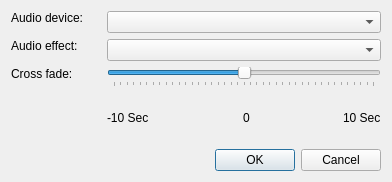
<?xml version="1.0" encoding="UTF-8"?>
<ui version="4.0">
 <class>Dialog</class>
 <widget class="QDialog" name="Dialog">
  <property name="geometry">
   <rect>
    <x>0</x>
    <y>0</y>
    <width>392</width>
    <height>182</height>
   </rect>
  </property>
  <property name="windowTitle">
   <string>Dialog</string>
  </property>
  <layout class="QVBoxLayout" name="verticalLayout">
   <item>
    <layout class="QHBoxLayout">
     <item>
      <widget class="QLabel" name="label">
       <property name="sizePolicy">
        <sizepolicy hsizetype="Maximum" vsizetype="Preferred">
         <horstretch>0</horstretch>
         <verstretch>0</verstretch>
        </sizepolicy>
       </property>
       <property name="minimumSize">
        <size>
         <width>90</width>
         <height>0</height>
        </size>
       </property>
       <property name="text">
        <string>Audio device:</string>
       </property>
       <property name="alignment">
        <set>Qt::AlignmentFlag::AlignLeading|Qt::AlignmentFlag::AlignLeft|Qt::AlignmentFlag::AlignTop</set>
       </property>
      </widget>
     </item>
     <item>
      <widget class="QComboBox" name="deviceCombo">
       <property name="sizePolicy">
        <sizepolicy hsizetype="Minimum" vsizetype="Fixed">
         <horstretch>0</horstretch>
         <verstretch>0</verstretch>
        </sizepolicy>
       </property>
      </widget>
     </item>
    </layout>
   </item>
   <item>
    <layout class="QHBoxLayout">
     <item>
      <widget class="QLabel" name="label_6">
       <property name="sizePolicy">
        <sizepolicy hsizetype="Maximum" vsizetype="Preferred">
         <horstretch>0</horstretch>
         <verstretch>0</verstretch>
        </sizepolicy>
       </property>
       <property name="minimumSize">
        <size>
         <width>90</width>
         <height>0</height>
        </size>
       </property>
       <property name="text">
        <string>Audio effect:</string>
       </property>
       <property name="alignment">
        <set>Qt::AlignmentFlag::AlignLeading|Qt::AlignmentFlag::AlignLeft|Qt::AlignmentFlag::AlignTop</set>
       </property>
      </widget>
     </item>
     <item>
      <widget class="QComboBox" name="audioEffectsCombo">
       <property name="sizePolicy">
        <sizepolicy hsizetype="Minimum" vsizetype="Fixed">
         <horstretch>0</horstretch>
         <verstretch>0</verstretch>
        </sizepolicy>
       </property>
      </widget>
     </item>
    </layout>
   </item>
   <item>
    <layout class="QHBoxLayout">
     <item>
      <widget class="QLabel" name="crossFadeLabel">
       <property name="sizePolicy">
        <sizepolicy hsizetype="Maximum" vsizetype="Preferred">
         <horstretch>0</horstretch>
         <verstretch>0</verstretch>
        </sizepolicy>
       </property>
       <property name="minimumSize">
        <size>
         <width>90</width>
         <height>0</height>
        </size>
       </property>
       <property name="text">
        <string>Cross fade:</string>
       </property>
       <property name="alignment">
        <set>Qt::AlignmentFlag::AlignLeading|Qt::AlignmentFlag::AlignLeft|Qt::AlignmentFlag::AlignTop</set>
       </property>
      </widget>
     </item>
     <item>
      <layout class="QVBoxLayout">
       <item>
        <widget class="QSlider" name="crossFadeSlider">
         <property name="sizePolicy">
          <sizepolicy hsizetype="Minimum" vsizetype="Fixed">
           <horstretch>0</horstretch>
           <verstretch>0</verstretch>
          </sizepolicy>
         </property>
         <property name="minimum">
          <number>-20</number>
         </property>
         <property name="maximum">
          <number>20</number>
         </property>
         <property name="singleStep">
          <number>1</number>
         </property>
         <property name="pageStep">
          <number>2</number>
         </property>
         <property name="value">
          <number>0</number>
         </property>
         <property name="orientation">
          <enum>Qt::Orientation::Horizontal</enum>
         </property>
         <property name="tickPosition">
          <enum>QSlider::TickPosition::TicksBelow</enum>
         </property>
        </widget>
       </item>
       <item>
        <layout class="QHBoxLayout">
         <item>
          <widget class="QLabel" name="label_3">
           <property name="font">
            <font>
             <pointsize>9</pointsize>
            </font>
           </property>
           <property name="text">
            <string>-10 Sec</string>
           </property>
          </widget>
         </item>
         <item>
          <spacer>
           <property name="orientation">
            <enum>Qt::Orientation::Horizontal</enum>
           </property>
           <property name="sizeHint" stdset="0">
            <size>
             <width>40</width>
             <height>20</height>
            </size>
           </property>
          </spacer>
         </item>
         <item>
          <widget class="QLabel" name="label_5">
           <property name="font">
            <font>
             <pointsize>9</pointsize>
            </font>
           </property>
           <property name="text">
            <string>0</string>
           </property>
          </widget>
         </item>
         <item>
          <spacer>
           <property name="orientation">
            <enum>Qt::Orientation::Horizontal</enum>
           </property>
           <property name="sizeHint" stdset="0">
            <size>
             <width>40</width>
             <height>20</height>
            </size>
           </property>
          </spacer>
         </item>
         <item>
          <widget class="QLabel" name="label_4">
           <property name="font">
            <font>
             <pointsize>9</pointsize>
            </font>
           </property>
           <property name="text">
            <string>10 Sec</string>
           </property>
          </widget>
         </item>
        </layout>
       </item>
      </layout>
     </item>
    </layout>
   </item>
   <item>
    <widget class="QDialogButtonBox" name="buttonBox">
     <property name="orientation">
      <enum>Qt::Orientation::Horizontal</enum>
     </property>
     <property name="standardButtons">
      <set>QDialogButtonBox::StandardButton::Cancel|QDialogButtonBox::StandardButton::Ok</set>
     </property>
    </widget>
   </item>
  </layout>
 </widget>
 <resources/>
 <connections>
  <connection>
   <sender>buttonBox</sender>
   <signal>accepted()</signal>
   <receiver>Dialog</receiver>
   <slot>accept()</slot>
   <hints>
    <hint type="sourcelabel">
     <x>248</x>
     <y>254</y>
    </hint>
    <hint type="destinationlabel">
     <x>157</x>
     <y>274</y>
    </hint>
   </hints>
  </connection>
  <connection>
   <sender>buttonBox</sender>
   <signal>rejected()</signal>
   <receiver>Dialog</receiver>
   <slot>reject()</slot>
   <hints>
    <hint type="sourcelabel">
     <x>316</x>
     <y>260</y>
    </hint>
    <hint type="destinationlabel">
     <x>286</x>
     <y>274</y>
    </hint>
   </hints>
  </connection>
 </connections>
</ui>
